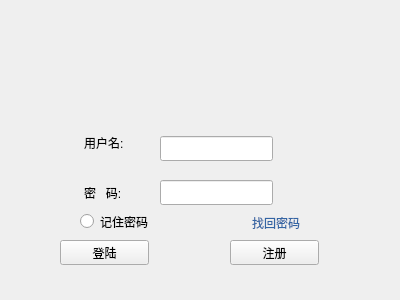
<?xml version="1.0" encoding="UTF-8"?>
<ui version="4.0">
 <class>LogIn</class>
 <widget class="QWidget" name="LogIn">
  <property name="geometry">
   <rect>
    <x>0</x>
    <y>0</y>
    <width>400</width>
    <height>300</height>
   </rect>
  </property>
  <property name="windowTitle">
   <string>LogIn</string>
  </property>
  <property name="styleSheet">
   <string notr="true"/>
  </property>
  <widget class="QLabel" name="label">
   <property name="geometry">
    <rect>
     <x>84</x>
     <y>127</y>
     <width>81</width>
     <height>31</height>
    </rect>
   </property>
   <property name="text">
    <string>用户名:</string>
   </property>
  </widget>
  <widget class="QLabel" name="label_2">
   <property name="geometry">
    <rect>
     <x>84</x>
     <y>177</y>
     <width>81</width>
     <height>31</height>
    </rect>
   </property>
   <property name="text">
    <string>密   码:</string>
   </property>
  </widget>
  <widget class="QLineEdit" name="nameLineEdit">
   <property name="geometry">
    <rect>
     <x>160</x>
     <y>136</y>
     <width>113</width>
     <height>25</height>
    </rect>
   </property>
   <property name="alignment">
    <set>Qt::AlignCenter</set>
   </property>
  </widget>
  <widget class="QLineEdit" name="pwLineEdit">
   <property name="geometry">
    <rect>
     <x>160</x>
     <y>180</y>
     <width>113</width>
     <height>25</height>
    </rect>
   </property>
   <property name="echoMode">
    <enum>QLineEdit::Password</enum>
   </property>
   <property name="alignment">
    <set>Qt::AlignCenter</set>
   </property>
  </widget>
  <widget class="QLabel" name="logoLabel">
   <property name="geometry">
    <rect>
     <x>130</x>
     <y>30</y>
     <width>121</width>
     <height>81</height>
    </rect>
   </property>
   <property name="styleSheet">
    <string notr="true"/>
   </property>
   <property name="text">
    <string/>
   </property>
   <property name="scaledContents">
    <bool>false</bool>
   </property>
  </widget>
  <widget class="QPushButton" name="pushButton">
   <property name="geometry">
    <rect>
     <x>60</x>
     <y>240</y>
     <width>89</width>
     <height>25</height>
    </rect>
   </property>
   <property name="text">
    <string>登陆</string>
   </property>
  </widget>
  <widget class="QPushButton" name="pushButton_2">
   <property name="geometry">
    <rect>
     <x>230</x>
     <y>240</y>
     <width>89</width>
     <height>25</height>
    </rect>
   </property>
   <property name="text">
    <string>注册</string>
   </property>
  </widget>
  <widget class="QRadioButton" name="radioButton">
   <property name="geometry">
    <rect>
     <x>80</x>
     <y>210</y>
     <width>112</width>
     <height>23</height>
    </rect>
   </property>
   <property name="font">
    <font>
     <pointsize>9</pointsize>
    </font>
   </property>
   <property name="text">
    <string>记住密码</string>
   </property>
  </widget>
  <widget class="QPushButton" name="pushButton_3">
   <property name="geometry">
    <rect>
     <x>230</x>
     <y>210</y>
     <width>89</width>
     <height>25</height>
    </rect>
   </property>
   <property name="font">
    <font>
     <pointsize>9</pointsize>
    </font>
   </property>
   <property name="styleSheet">
    <string notr="true">color: rgb(52, 101, 164);
background-color: rgb(233, 185, 110);</string>
   </property>
   <property name="text">
    <string> 找回密码</string>
   </property>
   <property name="flat">
    <bool>true</bool>
   </property>
  </widget>
  <zorder>label</zorder>
  <zorder>label_2</zorder>
  <zorder>pwLineEdit</zorder>
  <zorder>logoLabel</zorder>
  <zorder>pushButton</zorder>
  <zorder>pushButton_2</zorder>
  <zorder>radioButton</zorder>
  <zorder>pushButton_3</zorder>
  <zorder>nameLineEdit</zorder>
 </widget>
 <layoutdefault spacing="6" margin="11"/>
 <resources/>
 <connections/>
</ui>
